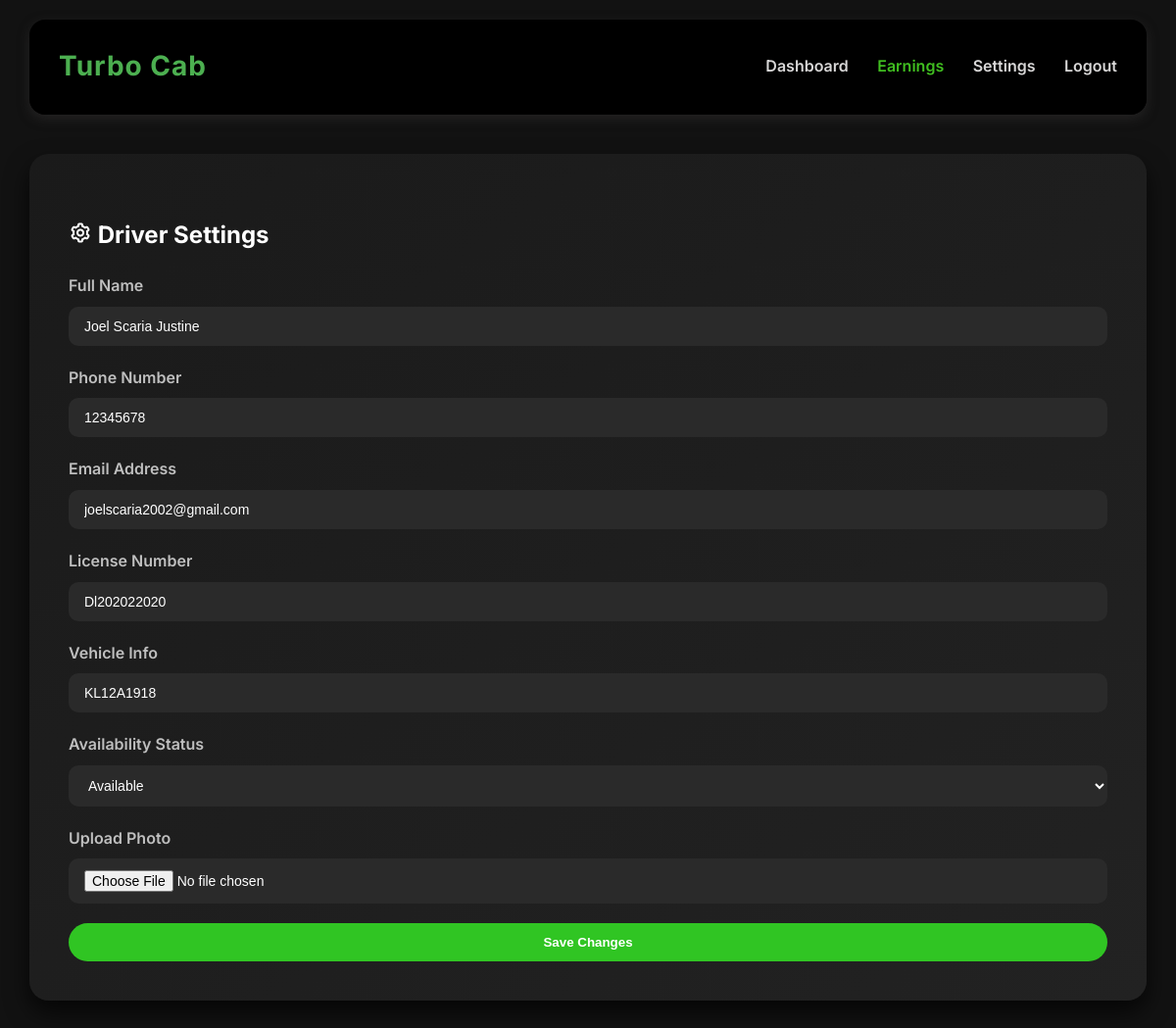
Page /driverpages/profile/edit/ (signed in) on the committed database.
### driverpages/models.py (models this page shows, shortened)
class DriverProfile(models.Model):
    user = models.OneToOneField(settings.AUTH_USER_MODEL, on_delete=models.CASCADE)
    license_number = models.CharField(max_length=20)
    vehicle_info = models.CharField(max_length=100)
    availability_status = models.CharField(max_length=10, choices=AvailabilityStatus.choices, default=AvailabilityStatus.AVAILABLE)
    profile_photo = models.ImageField(upload_to='driver_photos/', blank=True, null=True)

### account/models.py (models this page shows, shortened)
class CustomUser(AbstractUser):
    ROLE_CHOICES = [
        ('driver', 'Driver'),
        ('rider', 'Rider'),
        ('admin', 'Admin'),
    ]
    full_name = models.CharField(max_length=100)
    email = models.EmailField(unique=True)
    role = models.CharField(max_length=10, choices=ROLE_CHOICES)
    phone = models.CharField(max_length=10, default="9999999999")
    USERNAME_FIELD = 'email'
    REQUIRED_FIELDS = ['username', 'full_name', 'role']

### driverpages/views.py (the view, shortened to what this page needs)
# urls.py: path('profile/edit/', views.edit_profile, name='edit_profile'),
@login_required
def edit_profile(request):
    driver = get_object_or_404(DriverProfile, user=request.user)
    user = request.user
    return render(request, 'driverpages/settings.html', {
        'driver': driver
    })

### templates/driverpages/settings.html (shortened to what this page needs)
{% extends 'driverpages/base.html' %}
{% load static %}
{% block content %}
<main class="content">
  <section class="settings">
    <h3><i class="bx bx-cog"></i> Driver Settings</h3>
    <form class="settings-form" method="POST" enctype="multipart/form-data">
      <div class="form-group">
        <label for="full_name">Full Name</label>
        <input type="text" id="full_name" name="full_name" value="{{ driver.user.full_name }}" required>
      </div>
      <div class="form-group">
        <label for="phone">Phone Number</label>
        <input type="tel" id="phone" name="phone" value="{{ driver.user.phone }}" required>
      </div>
      <div class="form-group">
        <label for="email">Email Address</label>
        <input type="email" id="email" name="email" value="{{ driver.user.email }}" required>
      </div>
      <div class="form-group">
        <label for="license_number">License Number</label>
        <input type="text" id="license_number" name="license_number" value="{{ driver.license_number }}" required>
      </div>
      <div class="form-group">
        <label for="vehicle_info">Vehicle Info</label>
        <input type="text" id="vehicle_info" name="vehicle_info" value="{{ driver.vehicle_info }}" required>
      </div>
      <div class="form-group">
        <label for="availability_status">Availability Status</label>
        <select id="availability_status" name="availability_status">
          <option value="available" {% if driver.availability_status == 'available' %}selected{% endif %}>Available</option>
        </select>
      </div>
      <div class="form-group">
        <label for="profile_photo">Upload Photo</label>
        <input type="file" id="profile_photo" name="profile_photo" accept="image/*">
      </div>
      <div class="form-group">
        <button type="submit" class="save-settings">Save Changes</button>
      </div>
    </form>
  </section>
</main>
{% endblock %}

### static/driverpages/css/earning.css (style rules this page uses)
body { font-family: 'Inter', sans-serif; margin: 0; padding: 0; background-color: #121212; color: #e0e0e0; line-height: 1.6; scroll-behavior: smooth; }
.content { margin-top: 40px; display: flex; flex-direction: column; gap: 35px; }

### static/driverpages/css/homepage.css (style rules this page uses)
body { font-family: 'Inter', sans-serif; margin: 0; padding: 0; background-color: #121212; color: #e0e0e0; line-height: 1.6; scroll-behavior: smooth; overflow-x: hidden; }
.content { display: flex; flex-direction: column; gap: 60px; margin-top: 40px; padding-bottom: 60px; }
section { background: linear-gradient(145deg, #000000, #000000); padding: 40px; border-radius: 20px; box-shadow: 0 12px 24px rgba(87, 87, 87, 0.7); transition: transform 0.5s ease, box-shadow 0.5s ease; opacity: 0; transform: translateY(40px); animation: fadeSlideUp 1s ease forwards; animation-delay: 0.3s; }

### static/driverpages/css/profile.css (style rules this page uses)
body { font-family: 'Inter', sans-serif; margin: 0; padding: 0; background-color: #121212; color: #e0e0e0; line-height: 1.6; scroll-behavior: smooth; }

### static/driverpages/css/settings.css (style rules this page uses)
body { font-family: 'Inter', sans-serif; margin: 0; padding: 0; background-color: #121212; color: #e0e0e0; line-height: 1.6; scroll-behavior: smooth; overflow-x: hidden; }
.content { display: flex; flex-direction: column; gap: 60px; margin-top: 40px; padding-bottom: 60px; }
section { background: linear-gradient(145deg, #1a1a1a, #222); padding: 40px; border-radius: 20px; box-shadow: 0 12px 24px rgba(0, 0, 0, 0.7); transition: transform 0.5s ease, box-shadow 0.5s ease; opacity: 0; transform: translateY(40px); animation: fadeSlideUp 1s ease forwards; animation-delay: 0.3s; }
.ride-requests h3, .earnings h3, .ratings h3, .map h3, .settings h3 { margin-bottom: 20px; color: #ffffff; font-size: 24px; }
.settings-form { display: flex; flex-direction: column; gap: 20px; margin-top: 20px; }
.settings-form .form-group { display: flex; flex-direction: column; }
.settings-form label { margin-bottom: 8px; font-weight: 600; color: #bfbfbf; }
.settings-form input, .settings-form select { padding: 12px 16px; border: none; border-radius: 10px; background-color: #2a2a2a; color: #ffffff; font-size: 14px; outline: none; transition: border 0.3s ease; }
.save-settings { background-color: #30c523; color: #ffffff; border: none; padding: 12px; border-radius: 999px; font-weight: 600; cursor: pointer; transition: background-color 0.3s ease; }

### rows in the picture
DriverProfile: full_name "Joel Scaria Justine", phone "12345678", email "joelscaria2002@gmail.com", license_number "Dl202022020", vehicle_info "KL12A1918", availability_status "Available"
